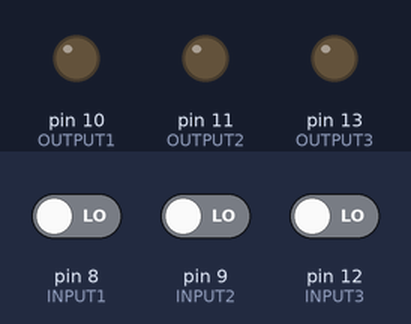
Simulated run of this sketch. Board: Arduino Uno, built with avr-gcc and run on an emulated ATmega328P. On the bench: output pins drawn as LEDs (lit = HIGH). Inputs (shaded band) come from the test bench; at power-on: pin 8 (INPUT1) LOW, pin 9 (INPUT2) LOW, pin 12 (INPUT3) LOW.

Above: at 1.2 s.
1.3 s: pin 8 (INPUT1) driven HIGH
At 2.5 s:
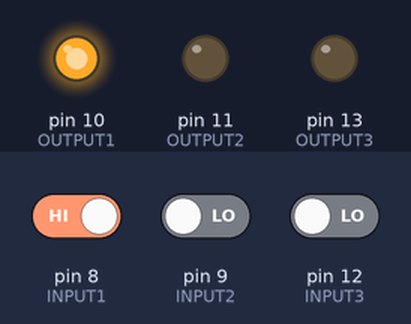
2.8 s: pin 9 (INPUT2) driven HIGH
At 3.7 s:
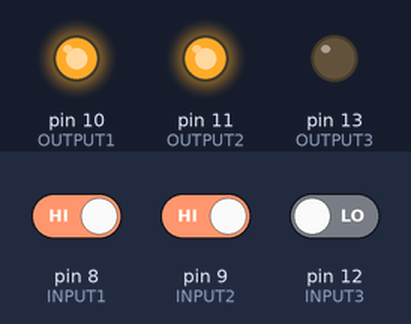
4.3 s: pin 12 (INPUT3) driven HIGH
At 4.9 s:
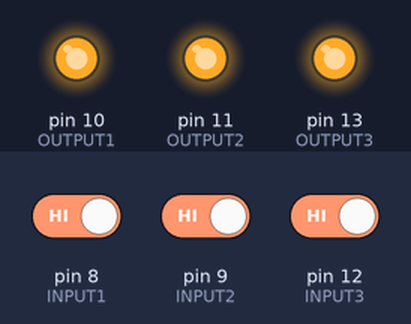
5.8 s: pin 8 (INPUT1) driven LOW
At 7.0 s:
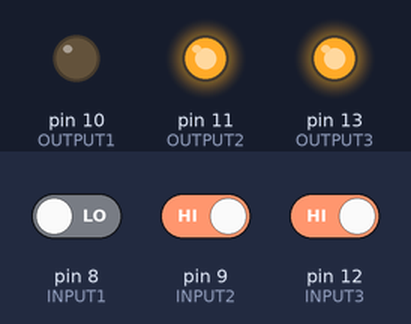
7.3 s: pin 9 (INPUT2) driven LOW
At 8.4 s:
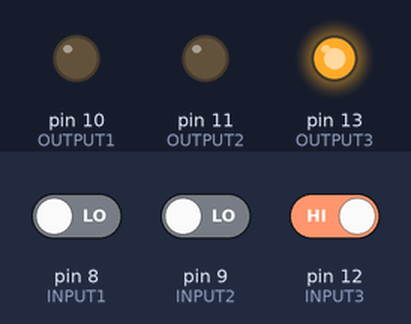
8.8 s: pin 8 (INPUT1) driven HIGH
At 9.5 s:
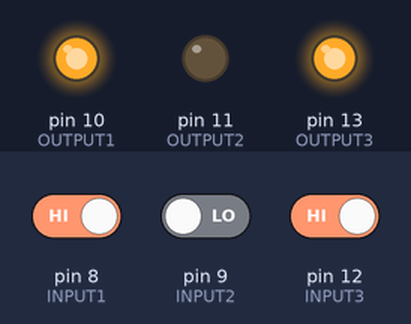
Timing chart, 0 to 11.3 s (numbered marks = the images above; inputs shaded):
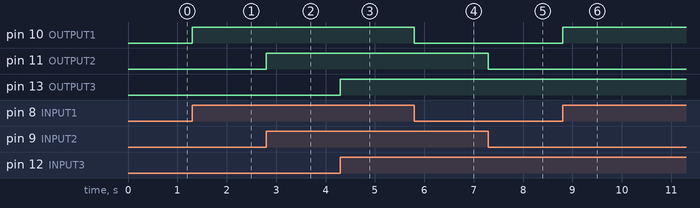

Measured:
- after the input at 1.3 s, pin 10 (OUTPUT1): LOW → HIGH at once
- after the input at 2.8 s, pin 11 (OUTPUT2): LOW → HIGH at once
- after the input at 4.3 s, pin 13 (OUTPUT3): LOW → HIGH at once
- after the input at 5.8 s, pin 10 (OUTPUT1): HIGH → LOW at once
- after the input at 7.3 s, pin 11 (OUTPUT2): HIGH → LOW at once
- after the input at 8.8 s, pin 10 (OUTPUT1): LOW → HIGH at once

The sketch:

In_Out.ino
```cpp
#define INPUT1 8
#define INPUT2 9
#define INPUT3 12
#define OUTPUT1 10
#define OUTPUT2 11
#define OUTPUT3 13

void setup() {
  // put your setup code here, to run once:
pinMode(INPUT1, INPUT);
pinMode(INPUT2, INPUT);
pinMode(INPUT3, INPUT);
pinMode(OUTPUT1, OUTPUT);
pinMode(OUTPUT2, OUTPUT);
pinMode(OUTPUT3, OUTPUT);
digitalWrite(INPUT1, LOW);
digitalWrite(INPUT2, LOW);
digitalWrite(INPUT3, LOW);
}

void loop() {
  // put your main code here, to run repeatedly:
  digitalWrite(OUTPUT1, digitalRead(INPUT1));
  digitalWrite(OUTPUT2, digitalRead(INPUT2));
  digitalWrite(OUTPUT3, digitalRead(INPUT3));
  delay(1);
}
```
